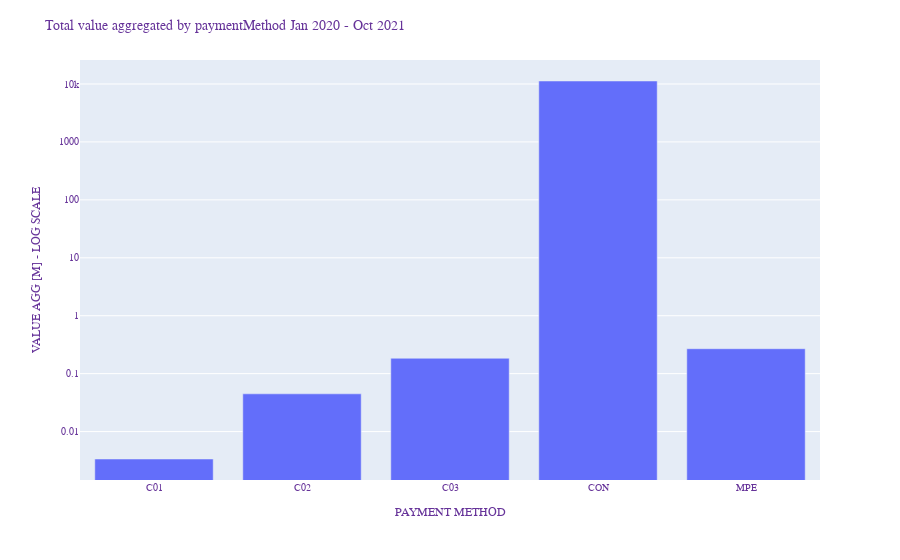

Write notebook code for a chart like this one.
### Code cell
fig = px.bar(x=paymentMet['paymentMethod'], y=paymentMet['value'], log_y=True)

fig.update_layout(
    title        = "Total value aggregated by paymentMethod Jan 2020 - Oct 2021",
    xaxis_title  = "PAYMENT METHOD",
    yaxis_title  = "VALUE AGG [M] - LOG SCALE",
    font=dict(
        family="Courier New, monospace",
        size=10,
        color="RebeccaPurple"
    )
)

fig.show()

print(paymentMet)
print('\n\nTotal value aggregated all series: ', round(grandTotal, 2), 'M')\

#The majority of the operations are conducted with CON (wich I assume is cash)
#There is not enough data from CO1, CO2, CO3 or MPE to compare within the time.
#Logaritmic scale is added for visualization since the difference is huge.

### Figure 1 — Plotly figure (JSON) as saved in the notebook; plotly's stock layout.template omitted (floating-point values rounded to 4 significant figures)
{"data": [{"alignmentgroup": "True", "hovertemplate": "x=%{x}<br>y=%{y}<extra></extra>", "legendgroup": "", "marker": {"color": "#636efa", "pattern": {"shape": ""}}, "name": "", "offsetgroup": "", "orientation": "v", "showlegend": false, "textposition": "auto", "type": "bar", "x": ["C01", "C02", "C03", "CON", "MPE"], "xaxis": "x", "y": [0.003361, 0.0448, 0.1843, 11270.0, 0.2693], "yaxis": "y"}], "layout": {"barmode": "relative", "font": {"color": "RebeccaPurple", "family": "Courier New, monospace", "size": 10}, "legend": {"tracegroupgap": 0}, "margin": {"t": 60}, "title": {"text": "Total value aggregated by paymentMethod Jan 2020 - Oct 2021"}, "xaxis": {"anchor": "y", "domain": [0, 1], "title": {"text": "PAYMENT METHOD"}}, "yaxis": {"anchor": "x", "domain": [0, 1], "title": {"text": "VALUE AGG [M] - LOG SCALE"}, "type": "log"}}}
